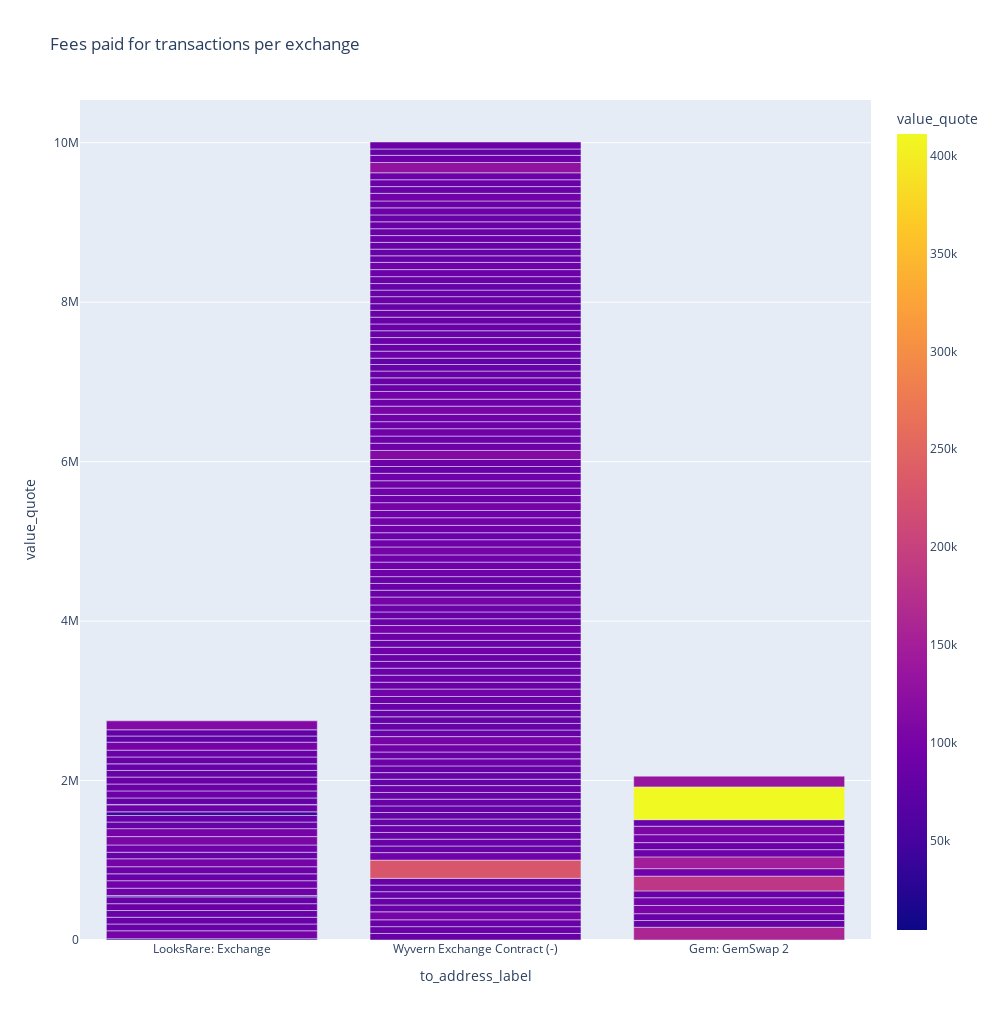

The code cell stored with this chart in its notebook:
### Markdown cell above
## 1.a Azuki Historical Sales

### Code cell
# Filter Through data for non null transactions
azuki_sales_df = azuki_tx_df[azuki_tx_df['value_quote'] != 0]
azuki_sales = azuki_sales_df[azuki_sales_df['to_address_label'].notnull()]

# Creating the plot using plotly express
azuki_fig = px.bar(azuki_sales, 
             x='to_address_label', 
             y= 'value_quote',
             color='value_quote',
             height=1020,
             width = 1000,
             title="Fees paid for transactions per exchange"
            )
azuki_fig.show()

### Figure 1 — Plotly figure (JSON) as saved in the notebook; plotly's stock layout.template omitted (floating-point values rounded to 4 significant figures; data arrays with more than 128 entries replaced by an {"elided": "..."} marker saying what was removed)
{"data": [{"alignmentgroup": "True", "hovertemplate": "to_address_label=%{x}<br>value_quote=%{marker.color}<extra></extra>", "legendgroup": "", "marker": {"color": {"elided": "162 float values"}, "coloraxis": "coloraxis", "pattern": {"shape": ""}}, "name": "", "offsetgroup": "", "orientation": "v", "showlegend": false, "textposition": "auto", "type": "bar", "x": {"elided": "162 str values"}, "xaxis": "x", "y": {"elided": "162 float values"}, "yaxis": "y"}], "layout": {"barmode": "relative", "coloraxis": {"colorbar": {"title": {"text": "value_quote"}}, "colorscale": [[0, "#0d0887"], [0.1111, "#46039f"], [0.2222, "#7201a8"], [0.3333, "#9c179e"], [0.4444, "#bd3786"], [0.5556, "#d8576b"], [0.6667, "#ed7953"], [0.7778, "#fb9f3a"], [0.8889, "#fdca26"], [1, "#f0f921"]]}, "height": 1020, "legend": {"tracegroupgap": 0}, "title": {"text": "Fees paid for transactions per exchange"}, "width": 1000, "xaxis": {"anchor": "y", "autorange": true, "domain": [0, 1], "range": [-0.5, 2.5], "title": {"text": "to_address_label"}, "type": "category"}, "yaxis": {"anchor": "x", "autorange": true, "domain": [0, 1], "range": [0, 10540000.0], "title": {"text": "value_quote"}, "type": "linear"}}}
